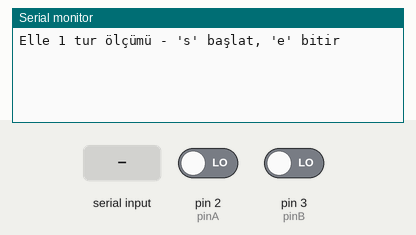
Bench run of a sketch on a simulated Arduino Uno, built with avr-gcc and run on an emulated ATmega328P. On the bench: the last lines printed to the serial monitor. The test bench sets the inputs (shaded band); at power-on: pin 2 (pinA) LOW, pin 3 (pinB) LOW.

Above: at 1.2 s.
1.3 s: "s" received over Serial
At 2.5 s:
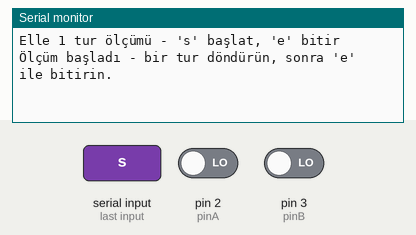
2.8 s: "e" received over Serial
At 3.9 s:
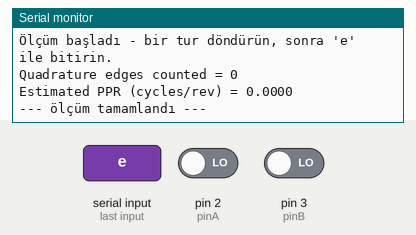

Measured:
- after the input at 1.3 s, the serial monitor: prints a new line at once (image 1)
- after the input at 2.8 s, the serial monitor: prints a new line at once (image 2)

The sketch:

measure_manual_one_rev_Version2.ino
```cpp
// measure_manual_one_rev.ino
// Elle 1 tur ölçümü (Z yoksa). A->D2, B->D3. Harici pull-ups 2.7k.

const uint8_t pinA = 2;
const uint8_t pinB = 3;

volatile unsigned long quadCount = 0;
bool measuring = false;

void isrAB() {
  if (measuring) quadCount++;
}

void setup() {
  pinMode(pinA, INPUT);
  pinMode(pinB, INPUT);

  attachInterrupt(digitalPinToInterrupt(pinA), isrAB, CHANGE);
  attachInterrupt(digitalPinToInterrupt(pinB), isrAB, CHANGE);

  Serial.begin(115200);
  while (!Serial) { ; }
  Serial.println("Elle 1 tur ölçümü - 's' başlat, 'e' bitir");
}

void loop() {
  if (Serial.available()) {
    char c = Serial.read();
    if (c == 's') {
      noInterrupts();
      quadCount = 0;
      measuring = true;
      interrupts();
      Serial.println("Ölçüm başladı - bir tur döndürün, sonra 'e' ile bitirin.");
    }
    else if (c == 'e') {
      noInterrupts();
      unsigned long measured = quadCount;
      measuring = false;
      interrupts();

      double ppr_est = measured / 4.0;
      Serial.print("Quadrature edges counted = ");
      Serial.println(measured);
      Serial.print("Estimated PPR (cycles/rev) = ");
      Serial.println(ppr_est, 4);
      Serial.println("--- ölçüm tamamlandı ---");
    }
  }
}
```
